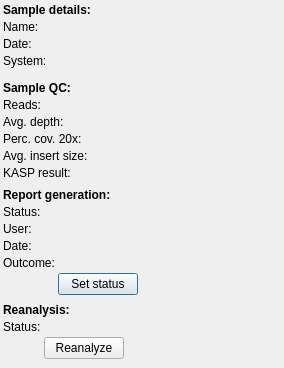
<?xml version="1.0" encoding="UTF-8"?>
<ui version="4.0">
 <class>SampleInformationDialog</class>
 <widget class="QDialog" name="SampleInformationDialog">
  <property name="geometry">
   <rect>
    <x>0</x>
    <y>0</y>
    <width>284</width>
    <height>368</height>
   </rect>
  </property>
  <property name="windowTitle">
   <string>Sample information dialog</string>
  </property>
  <layout class="QVBoxLayout" name="verticalLayout">
   <property name="spacing">
    <number>3</number>
   </property>
   <property name="leftMargin">
    <number>3</number>
   </property>
   <property name="topMargin">
    <number>3</number>
   </property>
   <property name="rightMargin">
    <number>3</number>
   </property>
   <property name="bottomMargin">
    <number>3</number>
   </property>
   <item>
    <widget class="QLabel" name="label_3">
     <property name="text">
      <string>&lt;html&gt;&lt;head/&gt;&lt;body&gt;&lt;p&gt;&lt;span style=&quot; font-weight:600;&quot;&gt;Sample details:&lt;/span&gt;&lt;/p&gt;&lt;/body&gt;&lt;/html&gt;</string>
     </property>
     <property name="textFormat">
      <enum>Qt::AutoText</enum>
     </property>
    </widget>
   </item>
   <item>
    <layout class="QGridLayout" name="gridLayout">
     <property name="spacing">
      <number>3</number>
     </property>
     <item row="0" column="1">
      <widget class="QLabel" name="name">
       <property name="text">
        <string/>
       </property>
      </widget>
     </item>
     <item row="2" column="0">
      <widget class="QLabel" name="label_8">
       <property name="text">
        <string>System:</string>
       </property>
      </widget>
     </item>
     <item row="1" column="0">
      <widget class="QLabel" name="label_2">
       <property name="text">
        <string>Date:</string>
       </property>
      </widget>
     </item>
     <item row="2" column="1">
      <widget class="QLabel" name="system">
       <property name="text">
        <string/>
       </property>
      </widget>
     </item>
     <item row="0" column="0">
      <widget class="QLabel" name="label">
       <property name="text">
        <string>Name:</string>
       </property>
      </widget>
     </item>
     <item row="3" column="1">
      <spacer name="horizontalSpacer_7">
       <property name="orientation">
        <enum>Qt::Horizontal</enum>
       </property>
       <property name="sizeType">
        <enum>QSizePolicy::Expanding</enum>
       </property>
       <property name="sizeHint" stdset="0">
        <size>
         <width>10</width>
         <height>10</height>
        </size>
       </property>
      </spacer>
     </item>
     <item row="1" column="1">
      <widget class="QLabel" name="date_bam">
       <property name="minimumSize">
        <size>
         <width>10</width>
         <height>0</height>
        </size>
       </property>
       <property name="toolTip">
        <string>&lt;html&gt;&lt;head/&gt;&lt;body&gt;&lt;p&gt;BAM file date&lt;/p&gt;&lt;/body&gt;&lt;/html&gt;</string>
       </property>
       <property name="text">
        <string/>
       </property>
      </widget>
     </item>
    </layout>
   </item>
   <item>
    <widget class="QLabel" name="label_10">
     <property name="font">
      <font>
       <weight>75</weight>
       <bold>true</bold>
      </font>
     </property>
     <property name="text">
      <string>Sample QC:</string>
     </property>
    </widget>
   </item>
   <item>
    <layout class="QGridLayout" name="gridLayout_4">
     <property name="spacing">
      <number>3</number>
     </property>
     <item row="1" column="1">
      <widget class="QLabel" name="qc_reads">
       <property name="text">
        <string/>
       </property>
      </widget>
     </item>
     <item row="1" column="0">
      <widget class="QLabel" name="label_12">
       <property name="text">
        <string>Reads:</string>
       </property>
      </widget>
     </item>
     <item row="3" column="1">
      <widget class="QLabel" name="qc_perc_20x">
       <property name="text">
        <string/>
       </property>
      </widget>
     </item>
     <item row="3" column="0">
      <widget class="QLabel" name="label_16">
       <property name="text">
        <string>Perc. cov. 20x:</string>
       </property>
      </widget>
     </item>
     <item row="2" column="1">
      <widget class="QLabel" name="qc_avg_depth">
       <property name="text">
        <string/>
       </property>
      </widget>
     </item>
     <item row="2" column="0">
      <widget class="QLabel" name="label_15">
       <property name="text">
        <string>Avg. depth:</string>
       </property>
      </widget>
     </item>
     <item row="4" column="0">
      <widget class="QLabel" name="label_13">
       <property name="text">
        <string>Avg. insert size:</string>
       </property>
      </widget>
     </item>
     <item row="4" column="1">
      <widget class="QLabel" name="qc_insert_size">
       <property name="text">
        <string/>
       </property>
      </widget>
     </item>
     <item row="6" column="1">
      <spacer name="horizontalSpacer_2">
       <property name="orientation">
        <enum>Qt::Horizontal</enum>
       </property>
       <property name="sizeHint" stdset="0">
        <size>
         <width>5</width>
         <height>5</height>
        </size>
       </property>
      </spacer>
     </item>
     <item row="5" column="0">
      <widget class="QLabel" name="label_14">
       <property name="text">
        <string>KASP result:</string>
       </property>
      </widget>
     </item>
     <item row="5" column="1">
      <widget class="QLabel" name="qc_kasp">
       <property name="toolTip">
        <string>Sample swap probability</string>
       </property>
       <property name="text">
        <string/>
       </property>
      </widget>
     </item>
    </layout>
   </item>
   <item>
    <widget class="QLabel" name="label_5">
     <property name="text">
      <string>&lt;html&gt;&lt;head/&gt;&lt;body&gt;&lt;p&gt;&lt;span style=&quot; font-weight:600;&quot;&gt;Report generation:&lt;/span&gt;&lt;/p&gt;&lt;/body&gt;&lt;/html&gt;</string>
     </property>
    </widget>
   </item>
   <item>
    <layout class="QGridLayout" name="gridLayout_3">
     <property name="spacing">
      <number>3</number>
     </property>
     <item row="4" column="1">
      <layout class="QHBoxLayout" name="horizontalLayout_6">
       <property name="spacing">
        <number>0</number>
       </property>
       <item>
        <widget class="QPushButton" name="report_button">
         <property name="text">
          <string>Set status</string>
         </property>
        </widget>
       </item>
       <item>
        <spacer name="horizontalSpacer">
         <property name="orientation">
          <enum>Qt::Horizontal</enum>
         </property>
         <property name="sizeHint" stdset="0">
          <size>
           <width>40</width>
           <height>20</height>
          </size>
         </property>
        </spacer>
       </item>
      </layout>
     </item>
     <item row="1" column="1">
      <widget class="QLabel" name="report_user">
       <property name="text">
        <string/>
       </property>
      </widget>
     </item>
     <item row="1" column="0">
      <widget class="QLabel" name="label_9">
       <property name="text">
        <string>User:</string>
       </property>
      </widget>
     </item>
     <item row="0" column="1">
      <widget class="QLabel" name="report_status">
       <property name="text">
        <string/>
       </property>
      </widget>
     </item>
     <item row="2" column="1">
      <widget class="QLabel" name="report_date">
       <property name="text">
        <string/>
       </property>
      </widget>
     </item>
     <item row="5" column="1">
      <spacer name="horizontalSpacer_5">
       <property name="orientation">
        <enum>Qt::Horizontal</enum>
       </property>
       <property name="sizeHint" stdset="0">
        <size>
         <width>5</width>
         <height>5</height>
        </size>
       </property>
      </spacer>
     </item>
     <item row="0" column="0">
      <widget class="QLabel" name="label_7">
       <property name="text">
        <string>Status:</string>
       </property>
      </widget>
     </item>
     <item row="2" column="0">
      <widget class="QLabel" name="label_11">
       <property name="text">
        <string>Date:</string>
       </property>
      </widget>
     </item>
     <item row="3" column="0">
      <widget class="QLabel" name="label_17">
       <property name="text">
        <string>Outcome:</string>
       </property>
      </widget>
     </item>
     <item row="3" column="1">
      <widget class="QLabel" name="report_outcome">
       <property name="text">
        <string/>
       </property>
      </widget>
     </item>
    </layout>
   </item>
   <item>
    <widget class="QLabel" name="label_4">
     <property name="text">
      <string>&lt;html&gt;&lt;head/&gt;&lt;body&gt;&lt;p&gt;&lt;span style=&quot; font-weight:600;&quot;&gt;Reanalysis:&lt;/span&gt;&lt;/p&gt;&lt;/body&gt;&lt;/html&gt;</string>
     </property>
    </widget>
   </item>
   <item>
    <layout class="QGridLayout" name="gridLayout_2">
     <property name="spacing">
      <number>3</number>
     </property>
     <item row="0" column="1">
      <widget class="QLabel" name="status">
       <property name="text">
        <string/>
       </property>
      </widget>
     </item>
     <item row="0" column="0">
      <widget class="QLabel" name="label_6">
       <property name="text">
        <string>Status:</string>
       </property>
      </widget>
     </item>
     <item row="1" column="1">
      <layout class="QHBoxLayout" name="horizontalLayout_5">
       <property name="spacing">
        <number>0</number>
       </property>
       <item>
        <widget class="QPushButton" name="reanalyze_button">
         <property name="text">
          <string>Reanalyze</string>
         </property>
        </widget>
       </item>
       <item>
        <spacer name="horizontalSpacer_4">
         <property name="orientation">
          <enum>Qt::Horizontal</enum>
         </property>
         <property name="sizeHint" stdset="0">
          <size>
           <width>40</width>
           <height>20</height>
          </size>
         </property>
        </spacer>
       </item>
      </layout>
     </item>
     <item row="2" column="1">
      <spacer name="horizontalSpacer_3">
       <property name="orientation">
        <enum>Qt::Horizontal</enum>
       </property>
       <property name="sizeHint" stdset="0">
        <size>
         <width>5</width>
         <height>5</height>
        </size>
       </property>
      </spacer>
     </item>
    </layout>
   </item>
   <item>
    <spacer name="verticalSpacer">
     <property name="orientation">
      <enum>Qt::Vertical</enum>
     </property>
     <property name="sizeHint" stdset="0">
      <size>
       <width>1</width>
       <height>7</height>
      </size>
     </property>
    </spacer>
   </item>
  </layout>
 </widget>
 <resources/>
 <connections/>
</ui>
